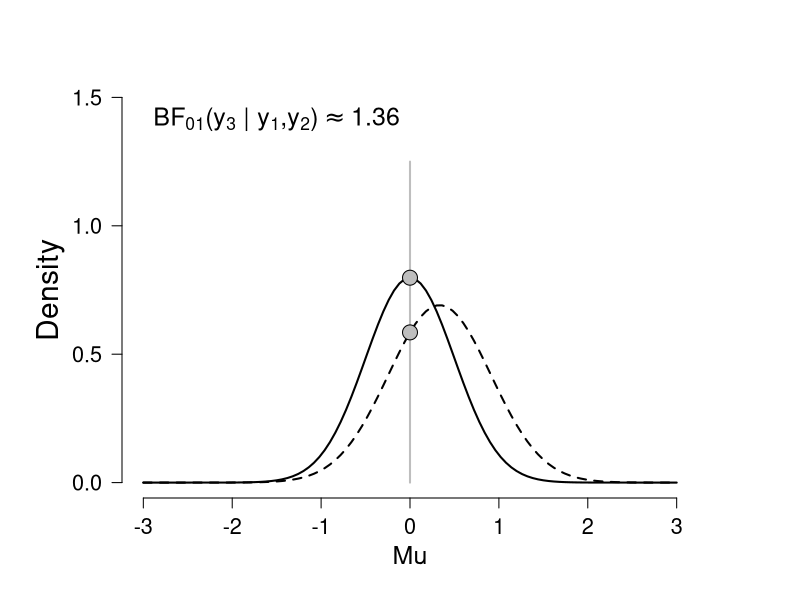

Here is the R script that generated this plot:
NormBF10 <- function(dat, mu = 0, m = 1, priordat = NULL, plot = F, xwide = 3) {
	
    # dat ~ N(theta,1); theta ~ N(mu, 1/m); mu is prior mean, m is prior precision
    if (is.null(priordat)) {
        # no prior data
        priormean <- mu
        priorprec <- m
    }
    if (!is.null(priordat)) {
        # prior data
        n <- length(priordat)
        priormean <- (m * mu + n * mean(priordat))/(m + n)
        priorprec <- m + n
    }
    n <- length(dat)
    posteriormean <- (priorprec * priormean + n * mean(dat))/(priorprec + n)
    posteriorprec <- priorprec + n
    
    prior.height <- dnorm(0, mean = priormean, sd = priorprec^(-0.5))
    posterior.height <- dnorm(0, mean = posteriormean, sd = posteriorprec^(-0.5))
    BF10 <- prior.height/posterior.height
    if (plot == TRUE) {
        par(cex.main = 1.5, mar = c(5, 6, 4, 5) + 0.1, mgp = c(3.5, 1, 0), cex.lab = 1.5, 
            font.lab = 2, cex.axis = 1.3, bty = "n", las = 1)
        yhigh <- 1.5
        xlow <- -3
        xhigh <- 3
        plot(function(x) dnorm(x, mean = posteriormean, sd = posteriorprec^(-0.5)), 
            xlow, xhigh, ylim = c(0, yhigh), xlim = c(xlow, xhigh), lwd = 2, 
            lty = 1, ylab = "", xlab = "", axes = FALSE)
        lines(c(0, 0), c(0, 1.25), lwd = 2, col = "grey")
        par(new = TRUE)
        plot(function(x) dnorm(x, mean = priormean, sd = priorprec^(-0.5)), xlow, 
            xhigh, ylim = c(0, yhigh), xlim = c(xlow, xhigh), lwd = 2, lty = 2, 
            ylab = "", xlab = "", axes = FALSE)
        axis(1)
        axis(2)
        par(las = 0)
        mtext("Mu", side = 1, line = 2.5, cex = 1.5)
        mtext("Density", side = 2, line = 3, cex = 1.8)
        # Show Savage-Dickey density ratio:
        points(0, prior.height, cex = 2, pch = 21, bg = "grey")
        points(0, posterior.height, cex = 2, pch = 21, bg = "grey")
    }
    invisible(BF10)
}
dat <- c(0, 1, -1)
# dat <- c(-1,1,0)

#### simultaneous #### 1/NormBF10(dat, plot = TRUE) #2 text(-3, 1.4,
#### expression(BF[0][1](y[1],y[2],y[3]) == 2), cex = 1.5, pos = 4)

##### y1 #### 1/NormBF10(dat = dat[1], plot = TRUE) #sqrt(2) text(-3, 1.4,
##### expression(BF[0][1](y[1]) == sqrt(2)), cex = 1.5, pos = 4)

##### y2, given y1 #### 1/NormBF10(dat = dat[2], plot = TRUE, priordat = dat[1]) #1.04
##### composite.expression <- expression(paste(BF[0][1], '(', y[2], ' | ', y[1],
##### ')' %~~% 1.04)) text(-3, 1.4, composite.expression, cex = 1.5, pos = 4)

##### y3, given y1 and y2 ####
BF01 <- 1/NormBF10(dat = dat[3], plot = TRUE, priordat = dat[1:2])  #1.36
composite.expression <- expression(paste(BF[0][1], "(", y[3], " | ", y[1], ",", 
    y[2], ")" %~~% 1.36))
text(-3, 1.4, composite.expression, cex = 1.5, pos = 4)
